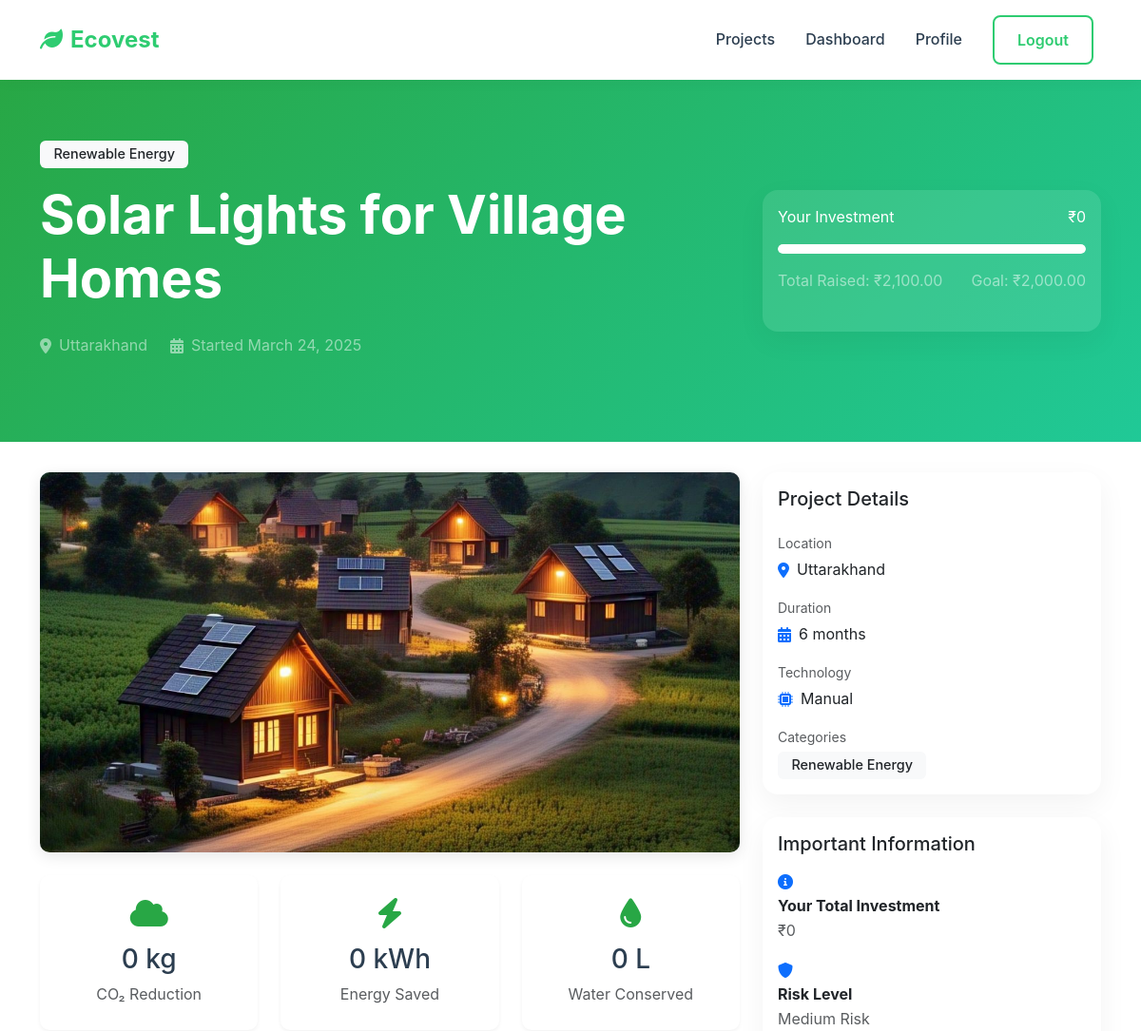
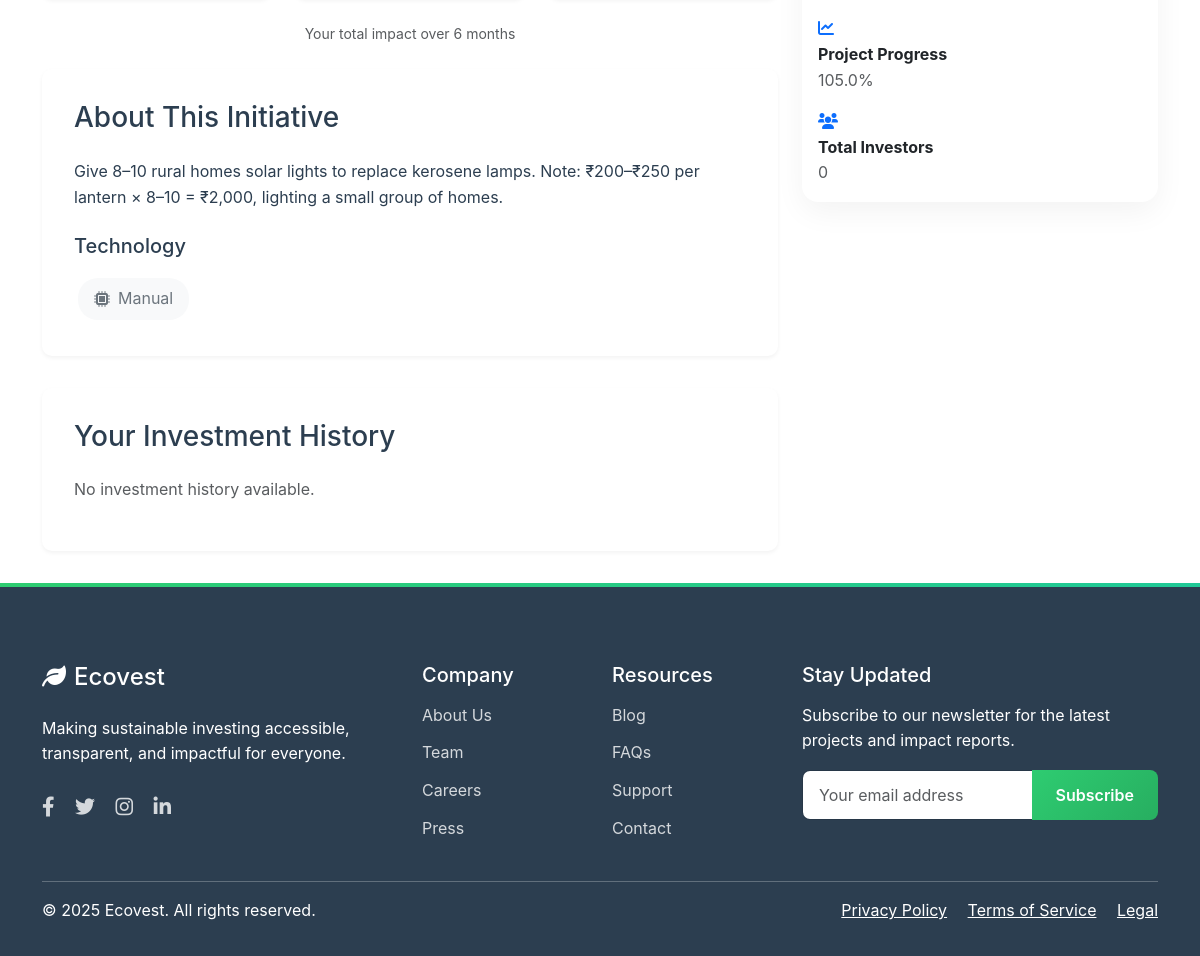
The app's page /users/initiative/28/ (signed in) with its own data (2 pictures, top to bottom).
### initiatives/models.py (models this page shows, shortened)
class Category(models.Model):
    name = models.CharField(max_length=100, unique=True, choices=[
        ('Renewable Energy', 'Renewable Energy'),
        ('Recycling', 'Recycling'),
        ('Emission Control', 'Emission Control'),
        ('Water Conservation', 'Water Conservation'),
        ('Reforestation', 'Reforestation'),
        ('Sustainable Agriculture', 'Sustainable Agriculture'),
        ('Clean Transportation', 'Clean Transportation'),
        ('Waste Management', 'Waste Management'),
        ('Green Technology', 'Green Technology'),
        ('Ocean Conservation', 'Ocean Conservation'),
    ])
    description = models.TextField(blank=True)

class Initiative(models.Model):
    STATUS_CHOICES = [
        ('draft', 'Draft'),
        ('active', 'Active'),
        ('funded', 'Funded'),
        ('completed', 'Completed'),
        ('cancelled', 'Cancelled')
    ]
    LOCATION_CHOICES = [
        ('Andhra Pradesh', 'Andhra Pradesh'),
        ('Arunachal Pradesh', 'Arunachal Pradesh'),
        ('Assam', 'Assam'),
        ('Bihar', 'Bihar'),
        ('Chhattisgarh', 'Chhattisgarh'),
        ('Goa', 'Goa'),
        ('Gujarat', 'Gujarat'),
        ('Haryana', 'Haryana'),
        ('Himachal Pradesh', 'Himachal Pradesh'),
        ('Jharkhand', 'Jharkhand'),
        ('Karnataka', 'Karnataka'),
        ('Kerala', 'Kerala'),
        ('Madhya Pradesh', 'Madhya Pradesh'),
        ('Maharashtra', 'Maharashtra'),
        ('Manipur', 'Manipur'),
        ('Meghalaya', 'Meghalaya'),
        ('Mizoram', 'Mizoram'),
        ('Nagaland', 'Nagaland'),
        ('Odisha', 'Odisha'),
        ('Punjab', 'Punjab'),
        ('Rajasthan', 'Rajasthan'),
        ('Sikkim', 'Sikkim'),
        ('Tamil Nadu', 'Tamil Nadu'),
        ('Telangana', 'Telangana'),
        ('Tripura', 'Tripura'),
        ('Uttar Pradesh', 'Uttar Pradesh'),
        ('Uttarakhand', 'Uttarakhand'),
        ('West Bengal', 'West Bengal')
    ]
    TECHNOLOGY_CHOICES = [
        ('Solar', 'Solar'),
        ('Wind', 'Wind'),
        ('Hydro', 'Hydro'),
        ('Organic', 'Organic'),
        ('Mechanical', 'Mechanical'),
        ('Chemical', 'Chemical'),
        ('Biofuel', 'Biofuel'),
        ('EV', 'EV'),
        ('Manual', 'Manual'),
        ('AI', 'AI')
    ]
    RISK_CHOICES = [
        ('low', 'Low Risk'),
        ('medium', 'Medium Risk'),
        ('high', 'High Risk')
    ]
    title = models.CharField(max_length=200)
    description = models.TextField()
    categories = models.ManyToManyField(Category, related_name='initiatives')
    image = models.ImageField(upload_to='initiatives/', null=True, blank=True)
    status = models.CharField(max_length=20, choices=STATUS_CHOICES, default='draft')
    location = models.CharField(max_length=100, choices=LOCATION_CHOICES, default='Karnataka')
    technology_type = models.CharField(max_length=20, choices=TECHNOLOGY_CHOICES, default='Manual')
    goal_amount = models.DecimalField(max_digits=12, decimal_places=2)
    current_amount = models.DecimalField(max_digits=12, decimal_places=2, default=0)
    created_at = models.DateTimeField(auto_now_add=True)
    updated_at = models.DateTimeField(auto_now=True)
    risk_level = models.CharField(max_length=20, choices=RISK_CHOICES, default='medium')
    duration_months = models.IntegerField(default=12)
    min_investment = models.DecimalField(max_digits=10, decimal_places=2, default=1000)
    max_investment = models.DecimalField(max_digits=12, decimal_places=2, null=True, blank=True)
    roi_estimate = models.DecimalField(max_digits=5, decimal_places=2, default=0)
    carbon_reduction_per_investment = models.FloatField(default=0)
    energy_savings_per_investment = models.FloatField(default=0)
    water_savings_per_investment = models.FloatField(default=0)
    carbon_impact = models.FloatField(default=0)  # CO2 reduction in kg
    energy_impact = models.FloatField(default=0)  # Energy saved in kWh
    water_impact = models.FloatField(default=0)   # Water saved in liters
    project_scale = models.IntegerField(
        choices=[
            (1, 'Small'),
            (2, 'Medium'),
            (3, 'Large'),
            (4, 'Very Large'),
            (5, 'Enterprise')
        ],
        default=3
    )
    def calculate_risk_score(self):
        analyzer = PortfolioAnalyzer()
        return analyzer.calculate_risk_score(self)
    def get_risk_label(self):
        analyzer = PortfolioAnalyzer()
        return analyzer.get_risk_label(self.calculate_risk_score())
    def get_progress_percentage(self):
        if self.goal_amount == 0:
            return 0
        return (self.current_amount / self.goal_amount) * 100
    class Meta:
        ordering = ['-created_at']

### users/views.py (the view)
# urls.py: path('initiative/<int:pk>/', views.user_initiative_detail, name='user_initiative_detail'),
@login_required
def user_initiative_detail(request, pk):
    initiative = get_object_or_404(Initiative, pk=pk)
    user_investments = request.user.investments.filter(initiative=initiative)
    totals = user_investments.aggregate(
        total_invested=Coalesce(Sum('amount'), 0, output_field=DecimalField()),
        carbon=Coalesce(Sum('carbon_impact'), 0, output_field=models.FloatField()),
        energy=Coalesce(Sum('energy_impact'), 0, output_field=models.FloatField()),
        water=Coalesce(Sum('water_impact'), 0, output_field=models.FloatField())
    )
    total_invested = totals['total_invested']
    impact_metrics = {
        'carbon': round(totals['carbon']),
        'energy': round(totals['energy']),
        'water': round(totals['water'])
    }
    investment_history = user_investments.order_by('-created_at')
    context = {
        'initiative': initiative,
        'total_invested': total_invested,
        'impact_metrics': impact_metrics,
        'investment_history': investment_history,
        'total_investors': initiative.investments.values('user').distinct().count(),
    }
    return render(request, 'users/user_initiative_detail.html', context)

### users/templates/users/user_initiative_detail.html (shortened to what this page needs)
{% extends 'core/base.html' %}
{% load static %}
{% load humanize %}
{% block content %}
<section class="hero">
    <div class="container">
        <div class="row align-items-center">
            <div class="col-lg-8">
                <div class="mb-3">
                    {% for category in initiative.categories.all %}
                        <span class="badge bg-light text-dark me-2">{{ category.name }}</span>
                    {% endfor %}
                </div>
                <h1 class="display-4 fw-bold mb-4">{{ initiative.title }}</h1>
                <div class="d-flex align-items-center text-white-50 mb-4">
                    <i class="fas fa-map-marker-alt me-2"></i>
                    <span class="me-4">{{ initiative.location }}</span>
                    <i class="fas fa-calendar-alt me-2"></i>
                    <span>Started {{ initiative.created_at|date:"F d, Y" }}</span>
                </div>
            </div>
            <div class="col-lg-4">
                <div class="card bg-white bg-opacity-10 border-0">
                    <div class="card-body">
                        <div class="d-flex justify-content-between align-items-center mb-3">
                            <span class="text-white">Your Investment</span>
                            <span class="text-white">₹{{ total_invested|intcomma }}</span>
                        </div>
                        <div class="progress bg-white bg-opacity-25 mb-3">
                            <div class="progress-bar bg-white" role="progressbar"
                                 style="width: {{ initiative.get_progress_percentage }}%"></div>
                        </div>
                        <div class="d-flex justify-content-between text-white-50 mb-4">
                            <span>Total Raised: ₹{{ initiative.current_amount|intcomma }}</span>
                            <span>Goal: ₹{{ initiative.goal_amount|intcomma }}</span>
                        </div>
                    </div>
                </div>
            </div>
        </div>
    </div>
</section>
<div class="container">
    <div class="row">
        <div class="col-lg-8">
            {% if initiative.image %}
                <img src="{{ initiative.image.url }}" class="initiative-image mb-4" alt="{{ initiative.title }}">
            {% else %}
                <img src="https://source.unsplash.com/random/800x400/?{{ initiative.categories.first.name|lower }}"
                     class="initiative-image mb-4" alt="{{ initiative.title }}">
            {% endif %}
            <div class="row g-4 mb-4">
                <div class="col-md-4">
                    <div class="impact-card text-center">
                        <i class="fas fa-cloud impact-icon"></i>
                        <h3 class="mb-2">{{ impact_metrics.carbon|floatformat:0|intcomma }} kg</h3>
                        <p class="text-muted mb-0">CO₂ Reduction</p>
                    </div>
                </div>
                <div class="col-md-4">
                    <div class="impact-card text-center">
                        <i class="fas fa-bolt impact-icon"></i>
                        <h3 class="mb-2">{{ impact_metrics.energy|floatformat:0|intcomma }} kWh</h3>
                        <p class="text-muted mb-0">Energy Saved</p>
                    </div>
                </div>
                <div class="col-md-4">
                    <div class="impact-card text-center">
                        <i class="fas fa-tint impact-icon"></i>
                        <h3 class="mb-2">{{ impact_metrics.water|floatformat:0|intcomma }} L</h3>
                        <p class="text-muted mb-0">Water Conserved</p>
                    </div>
                </div>
            </div>
            <div class="text-muted small text-center mb-4">
                Your total impact over {{ initiative.duration_months }} months
            </div>
            <div class="detail-section">
                <h3 class="mb-4">About This Initiative</h3>
                {{ initiative.description|linebreaks }}
                <div class="mt-4">
                    <h5 class="mb-3">Technology</h5>
                    <div class="tech-badge">
                        <i class="fas fa-microchip"></i>
                        {{ initiative.technology_type }}
                    </div>
                </div>
            </div>
            <div class="detail-section">
                <h3 class="mb-4">Your Investment History</h3>
                <div class="investment-history">
                    {% for investment in investment_history %}
                    <div class="investment-item">
                        <div class="d-flex justify-content-between align-items-center">
                            <div>
                                <h5 class="mb-1">₹{{ investment.amount|intcomma }}</h5>
                                <small class="text-muted">{{ investment.created_at|date:"F d, Y" }}</small>
                            </div>
                            <div class="text-end">
                                <div class="text-success">+{{ investment.amount|intcomma }}</div>
                                <small class="text-muted">Investment</small>
                            </div>
                        </div>
                    </div>
                    {% empty %}
                    <p class="text-muted">No investment history available.</p>
                    {% endfor %}
                </div>
            </div>
        </div>
        <div class="col-lg-4">
            <div class="card mb-4">
                <div class="card-body">
                    <h5 class="card-title mb-4">Project Details</h5>
                    <div class="mb-3">
                        <small class="text-muted d-block mb-1">Location</small>
                        <div class="d-flex align-items-center">
                            <i class="fas fa-map-marker-alt text-primary me-2"></i>
                            {{ initiative.location }}
                        </div>
                    </div>
                    <div class="mb-3">
                        <small class="text-muted d-block mb-1">Duration</small>
                        <div class="d-flex align-items-center">
                            <i class="fas fa-calendar-alt text-primary me-2"></i>
                            {{ initiative.duration_months }} months
                        </div>
                    </div>
                    <div class="mb-3">
                        <small class="text-muted d-block mb-1">Technology</small>
                        <div class="d-flex align-items-center">
                            <i class="fas fa-microchip text-primary me-2"></i>
                            {{ initiative.technology_type }}
                        </div>
                    </div>
                    <div>
                        <small class="text-muted d-block mb-1">Categories</small>
                        {% for category in initiative.categories.all %}
                            <span class="badge bg-light text-dark me-2">{{ category.name }}</span>
                        {% endfor %}
                    </div>
                </div>
            </div>
            <div class="card mb-4">
                <div class="card-body">
                    <h5 class="card-title mb-3">Important Information</h5>
                    <ul class="list-unstyled mb-0">
                        <li class="mb-3">
                            <i class="fas fa-info-circle text-primary me-2"></i>
                            <div>
                                <strong>Your Total Investment</strong>
                                <div class="text-muted">₹{{ total_invested|intcomma }}</div>
                            </div>
                        </li>
                        <li class="mb-3">
                            <i class="fas fa-shield-alt text-primary me-2"></i>
                            <div>
                                <strong>Risk Level</strong>
                                <div class="text-muted">{{ initiative.get_risk_label }}</div>
                            </div>
                        </li>
                        <li class="mb-3">
                            <i class="fas fa-chart-line text-primary me-2"></i>
                            <div>
                                <strong>Project Progress</strong>
                                <div class="text-muted">{{ initiative.get_progress_percentage|floatformat:1 }}%</div>
                            </div>
                        </li>
                        <li>
                            <i class="fas fa-users text-primary me-2"></i>
                            <div>
                                <strong>Total Investors</strong>
                                <div class="text-muted">{{ total_investors|intcomma }}</div>
                            </div>
                        </li>
                    </ul>
                </div>
            </div>
        </div>
    </div>
</div>
{% endblock %}

### records on screen
Category: name "Renewable Energy"
Initiative: title "Solar Lights for Village Homes", location "Uttarakhand", created_at "March 24, 2025", current_amount "2,100.00", goal_amount "2,000.00", image (picture), duration_months "6", description "Give 8–10 rural homes solar lights to replace kerosene lamps. Note: ₹200–₹250 per lantern × 8–10 = ₹2,000, lighting a small group of homes.", technology_type "Manual", get_risk_label "Medium Risk", get_progress_percentage "105.0"

### other values on screen
{{ total_invested|intcomma }} "0"
{{ impact_metrics.carbon|floatformat:0|intcomma }} "0"
{{ impact_metrics.energy|floatformat:0|intcomma }} "0"
{{ impact_metrics.water|floatformat:0|intcomma }} "0"
{{ total_investors|intcomma }} "0"
